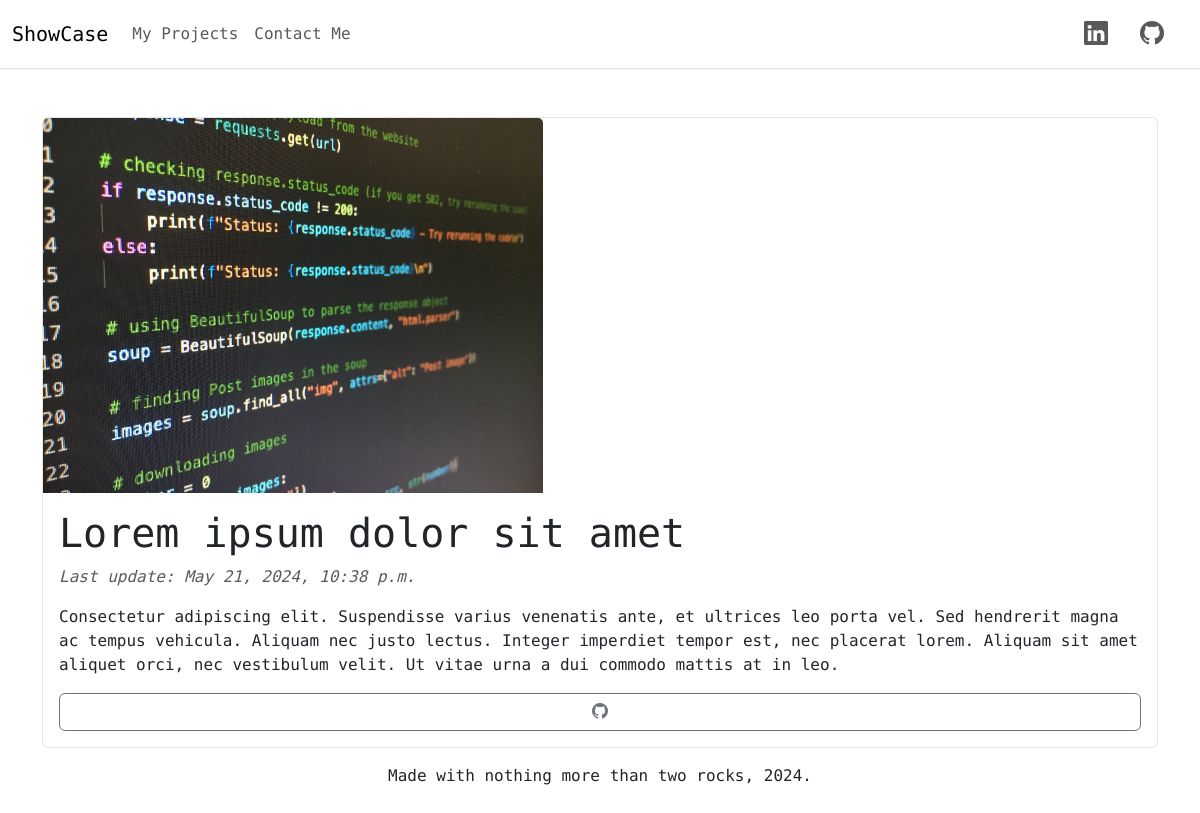
/project/6/, run on an earlier commit of the app's database.
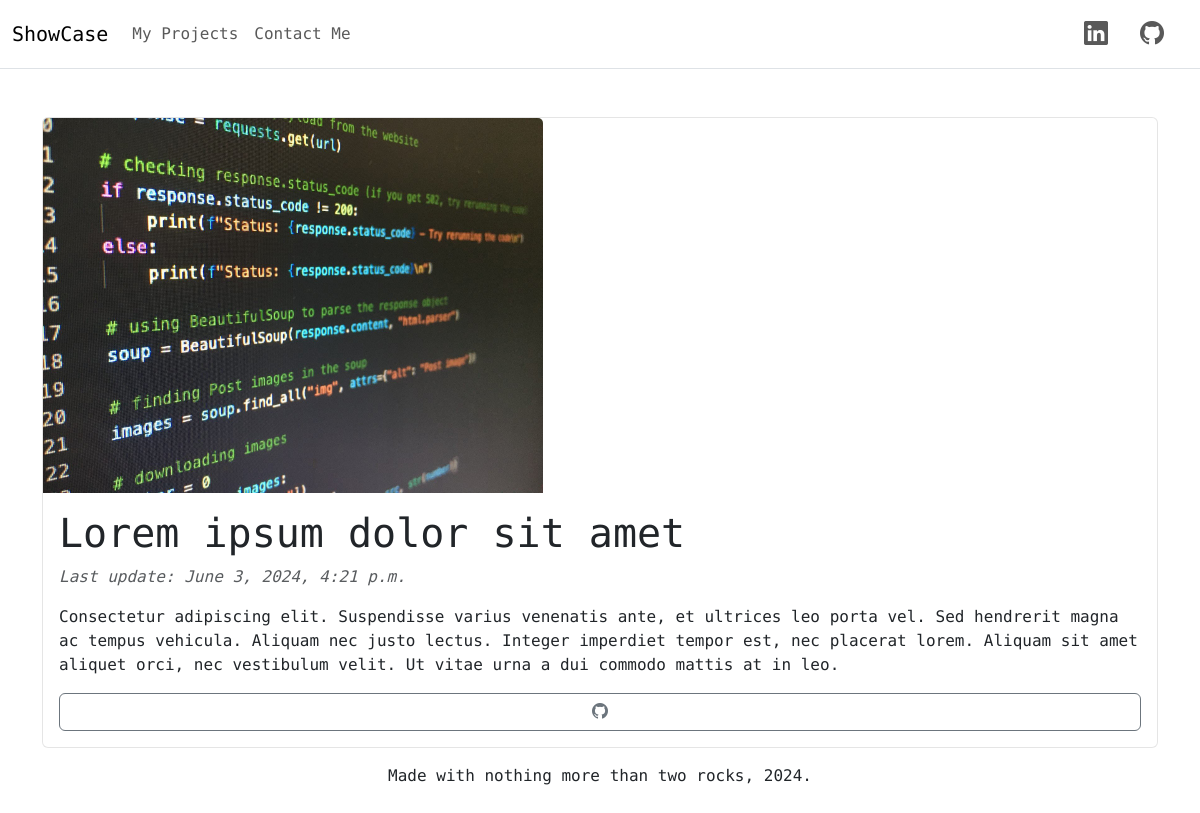
And on a later commit of the database.
### showcase/models.py (models this page shows, shortened)
class ProjectsData(models.Model):
    title = models.CharField(max_length=200)
    description = models.TextField()
    link = models.URLField(max_length=200)
    image = models.ImageField(upload_to="showcase\\static\\images\\")
    created_date = models.DateTimeField(auto_now_add=True)
    updated_date = models.DateTimeField(auto_now=True)
    def img_static_path(self):
        return self.image.url[16:]

### showcase/views.py (the view)
# urls.py: path("project/<int:pk>/", ProjectDetailView.as_view(), name="project_detail"),
class ProjectDetailView(DetailView):
    model = ProjectsData
    template_name = "project_detail.html"
    context_object_name = "project"

### showcase/templates/project_detail.html
{% extends 'base.html' %}
{% block content %}
{% load static %}
<div class="container mt-5">
    <div class="row justify-content-center">
        <div class="col-md-15">
            <div class="card" style="background-color: rgba(255, 255, 255, 0.3); border: 1px solid rgba(0, 0, 0, 0.1);">
                <img src="{% static project.img_static_path %}" alt="{{ project.title }}" class="card-img-top" style="max-width: 500px;">
                <div class="card-body text-start">
                    <h1 class="card-title">{{ project.title }}</h1>
                    <p class="card-text text-muted fst-italic">Last update: {{ project.updated_date }}</p>
                    <p class="card-text">{{ project.description }}</p>
                    <a href="{{ project.link }}" class="btn btn-outline-secondary d-block mx-auto">
                        <i class="bi bi-github"></i>
                    </a>
                </div>
            </div>
        </div>
    </div>
</div>
{% endblock content %}

What changed in the data, as far as the page shows it:
changed ProjectsData "Lorem ipsum dolor sit amet": updated_date "May 21, 2024, 10:38 p.m." → "June 3, 2024, 4:21 p.m."
